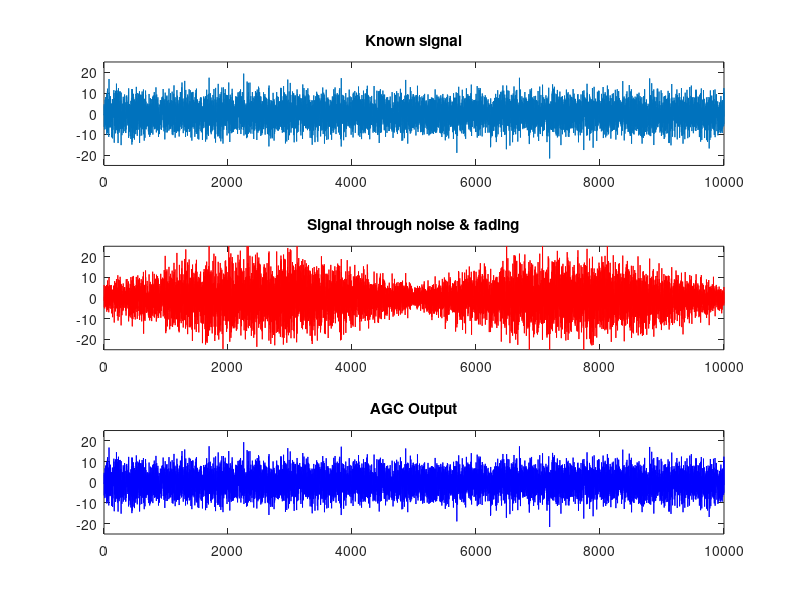

MATLAB code to generate this figure:

%generate a signal with envelope (to see agc working)
n = 10000;
signal = 5*randn(n,1);                      % generate random inputs
data = signal+ 3*(randn(n,1));              % add noise
env = 0.5 + abs(sin(2*pi*[1:n]'/n));  % the fading profile
r = data.*env;                          % apply to raw input r[k]

%MLE agc
division = r./signal;
estimate = r ./ division;

%BER = biterr(signal, estimate)

% % draw agcgrad.eps
subplot(3,1,1)
plot(signal)              
title('Known signal')
axis([0,n,-25,25])
subplot(3,1,2)
plot(r,'r')          % plot inputs and outputs
axis([0,n,-25,25])
title('Signal through noise & fading')
subplot(3,1,3)
plot(estimate,'b')
axis([0,n,-25,25])
title('AGC Output')
